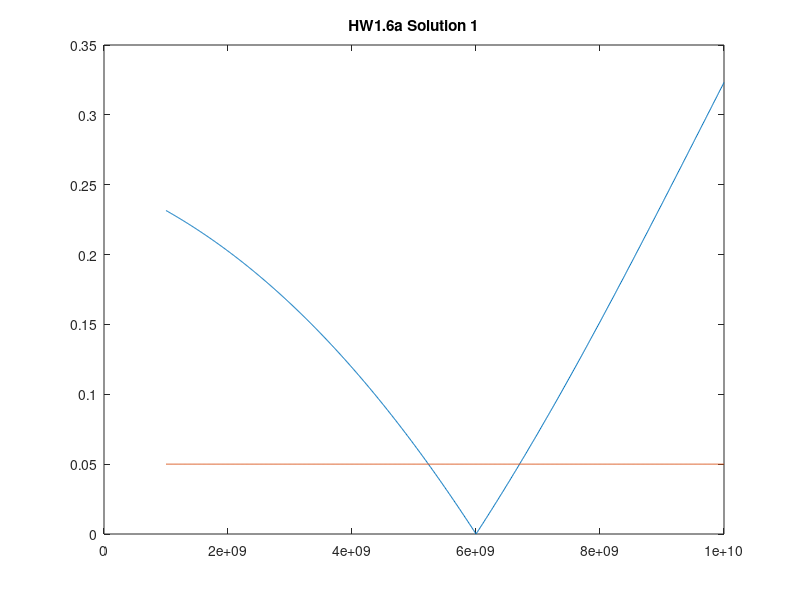
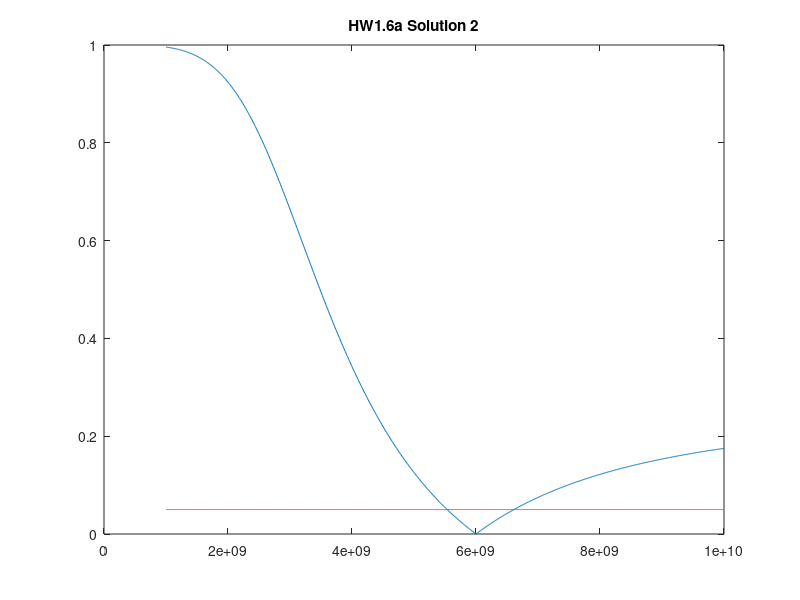
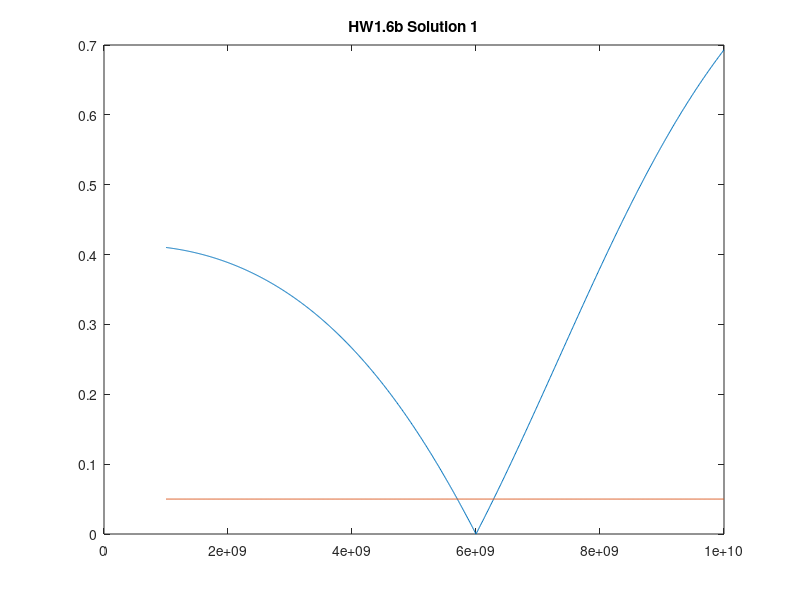
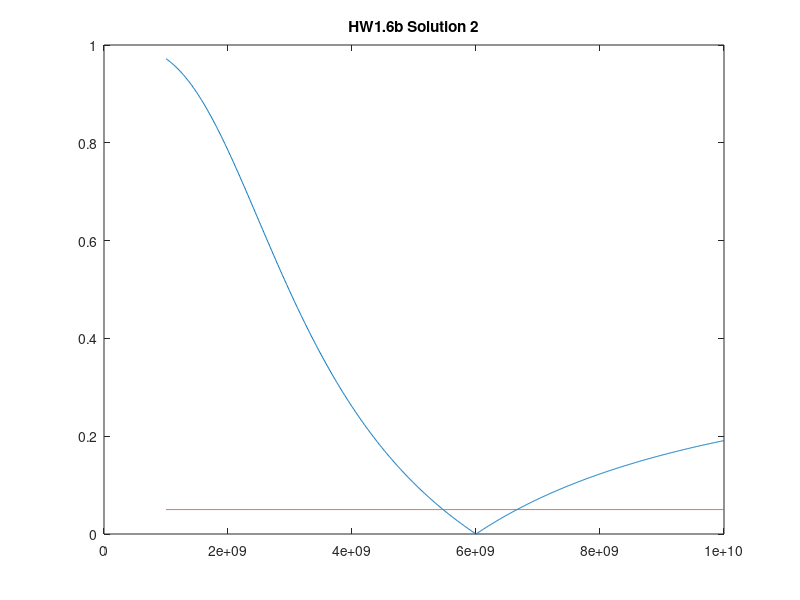

Source code (MATLAB) for these figures, in order:
%ECE 4350 - Homework 1
%Caitlyn Caggia

f = linspace(1e9, 10e9, 1000); %consider f from 1GHz - 10GHz
w = 2.*pi.*f;
f0 = 6e9; %given center frequency of 6 GHz
w0 = 2*pi*f0; 
gammaM = 0.05*ones(1,length(w));
Z0 = 50;
Zl = 75 - j*20;

%solution 1a --------------------------------------------------------------
B = 0.006373; X = 38.9444;
L = X/w0; %1.6913e-13 H
C = B/w0; %1.033e-9 F

Zin = zeros(1,length(w));
gamma = zeros(1,length(w));

for i = 1:length(w)
    Zin(i) = j*w(i)*L + ((j*w(i)*C)^-1*Zl) / ((j*w(i)*C)^-1 + Zl);
    gamma(i) = (Zin(i) - Z0) / (Zin(i) + Z0);
end

figure
plot(f,abs(gamma), f, gammaM)
title('HW1.6a Solution 1')

%solution 2a --------------------------------------------------------------
B = -0.013015; X = -38.9444;
L = -1/(B*w0); 
C = -1/(X*w0);

Zin = zeros(1,length(w));
gamma = zeros(1,length(w));

for i = 1:length(w)
    Zin(i) = 1/(j*w(i)*C) + (j*(w(i)*L)*Zl) / (j*(w(i)*L) + Zl);
    gamma(i) = (Zin(i) - Z0) / (Zin(i) + Z0);
end

figure
plot(f,abs(gamma), f, gammaM)
title('HW1.6a Solution 2')


%solution 1b --------------------------------------------------------------
Zl = 25 - j*20;
B = 0.02; X = 45;
L = X/w0; 
C = B/w0;

Zin = zeros(1,length(w));
gamma = zeros(1,length(w));

for i = 1:length(w)
    ZC = (j*w(i)*C)^-1;
    ZL = j*w(i)*L + Zl;
    Zin(i) = (ZC*ZL) / (ZC+ZL);
    gamma(i) = (Zin(i) - Z0) / (Zin(i) + Z0);
end

figure
plot(f,abs(gamma), f, gammaM)
title('HW1.6b Solution 1')


%solution 2b --------------------------------------------------------------
B = -0.02; X = -5;
L = -1/(B*w0); 
C = -1/(X*w0);

Zin = zeros(1,length(w));
gamma = zeros(1,length(w));

for i = 1:length(w)
    ZC = (j*w(i)*C)^-1 + Zl;
    ZL = (j*w(i)*L);
    Zin(i) = (ZL*ZC) / (ZL+ZC);
    gamma(i) = (Zin(i) - Z0) / (Zin(i) + Z0);
end

figure
plot(f,abs(gamma), f, gammaM)
title('HW1.6b Solution 2')


